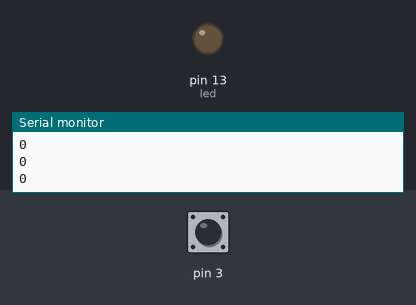
Recording of a sketch running on a simulated Arduino Uno, built with avr-gcc and run on an emulated ATmega328P. On the bench: output pins drawn as LEDs (lit = HIGH), the last lines printed to the serial monitor. Inputs (shaded band) come from the test bench; at power-on: pin 3 LOW.

Above: at 1.2 s.
1.3 s: pin 3 pulsed HIGH 2 times (0.12 s each, 0.3 s apart)
At 5.5 s:
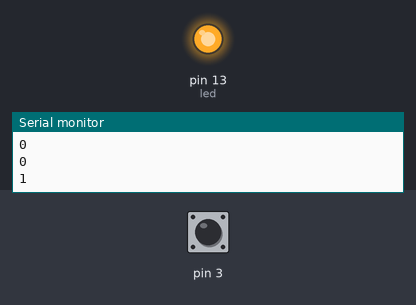
Timing chart, 0 to 8.9 s (numbered marks = the images above; inputs shaded):
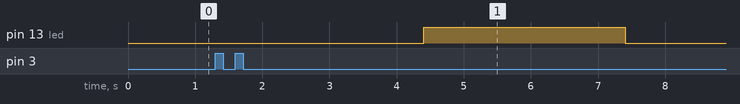

Measured:
- after the input at 1.3 s, pin 13 (led): LOW → HIGH after 3.1 s, → LOW 3.0 s later

The sketch:

Butto_Hold.ino
```cpp
#define button 3
#define led 13
int State;
void setup() {
pinMode(3,INPUT);
pinMode(led,OUTPUT);
Serial.begin(9600);
}

void loop() {
  int i =0;
  State = digitalRead(3);
   Serial.println(State);
 if (State ==HIGH)
  {
   for (i = 0; i < 31 ; i++)
    {
      delay(100);
    }
    if (i = 30)
    {
      digitalWrite(led,HIGH);
      delay(3000);
      digitalWrite(led,LOW);
    }
  }

  else
  {
   if (State ==LOW)
   {
    i = 0;
    digitalWrite(led,LOW);
   }
  }
}
```
